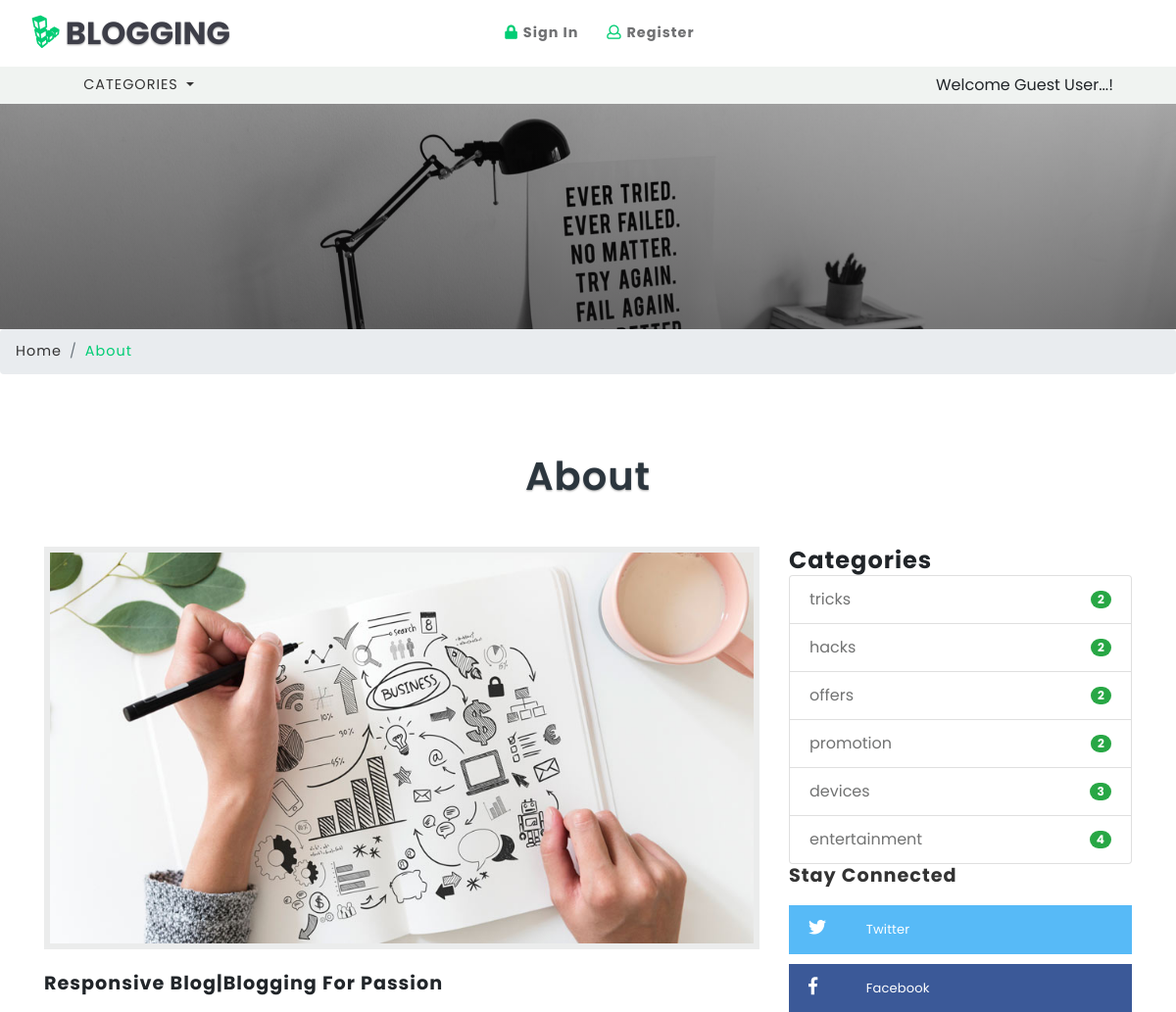
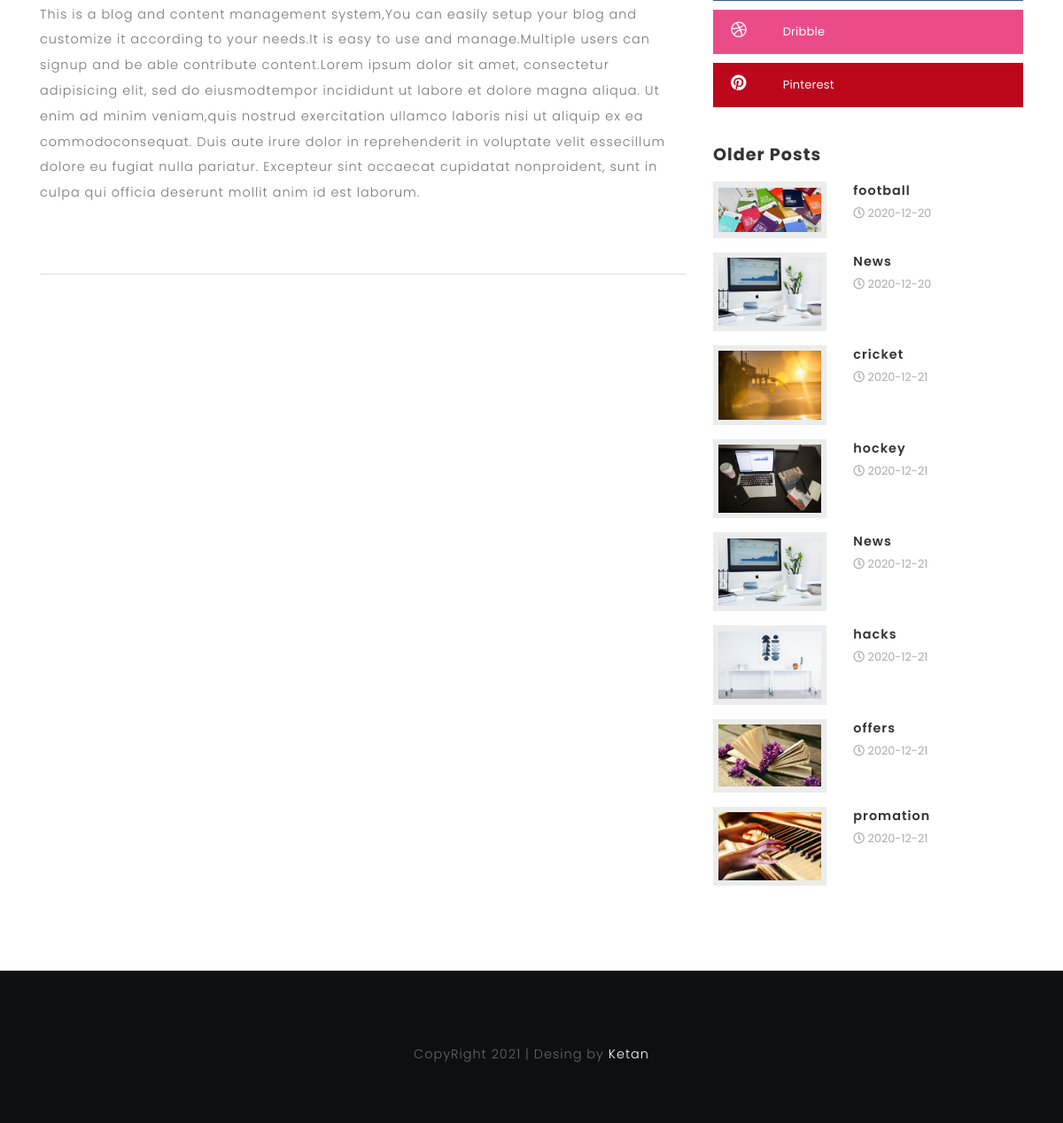
Page /about.php on the committed database (2 pictures, top to bottom).
### tables this page shows
CREATE TABLE `titles` (
  `id` int(10) UNSIGNED NOT NULL,
  `website_name` varchar(40) DEFAULT NULL,
  `tagline` varchar(40) DEFAULT NULL,
  `icon` varchar(40) DEFAULT NULL,
  `keywords` varchar(220) DEFAULT NULL,
  `short_description` varchar(200) DEFAULT NULL,
  `bannertext1` varchar(150) DEFAULT NULL,
  `bannertext2` varchar(150) DEFAULT NULL,
  `bannertext3` varchar(150) DEFAULT NULL,
  `bannertext4` varchar(150) DEFAULT NULL,
  `detailed_description` text DEFAULT NULL,
  `address` varchar(40) DEFAULT NULL,
  `email` varchar(80) DEFAULT NULL,
  `phone` varchar(40) DEFAULT NULL,
  `googlemap` varchar(255) DEFAULT NULL
);

CREATE TABLE `blog_categories` (
  `id` int(10) UNSIGNED NOT NULL,
  `name` varchar(40) NOT NULL
);

CREATE TABLE `blogs` (
  `id` int(10) UNSIGNED NOT NULL,
  `title` varchar(190) NOT NULL,
  `tags` varchar(40) NOT NULL,
  `content` text NOT NULL,
  `photo` varchar(50) NOT NULL,
  `posted` varchar(40) NOT NULL,
  `date` date DEFAULT NULL,
  `author` varchar(40) DEFAULT NULL,
  `category` varchar(40) NOT NULL
);

### libs/fetch_data.php (the view, shortened to what this page needs)
<?php
function gettagline($table){
	require("database/db_connect.php");
	$sql="SELECT * FROM $table ";
	if ($result=mysqli_query($con,$sql))
	{
		foreach ($result as $titles => $tagline) {
			echo ''.$tagline['tagline'].'';
		}
	}
}
function getdetaileddescription($table){
	require("database/db_connect.php");
	$sql="SELECT * FROM $table ";
	if ($result=mysqli_query($con,$sql))
	{
		foreach ($result as $titles => $sdc) {
			echo ''.$sdc['detailed_description'].'';
		}
	}
}
function countcategories(){
	require("database/db_connect.php");
	$sql="SELECT * FROM blog_categories LIMIT 10";
	if ($result=mysqli_query($con,$sql))
	{
		foreach ($result as $categoriescount => $categorydata) {
			$categoryid=$categorydata['id'];
			$sql="SELECT * FROM blogs WHERE category='$categoryid'";
			if ($result=mysqli_query($con,$sql)) {
				$rowcountcategory=mysqli_num_rows($result);
			}
			echo '<li class="list-group-item d-flex justify-content-between align-items-center">
			'.$categorydata['name'].'
			<span class="badge badge-success badge-pill">'.$rowcountcategory.'</span>
			</li>';
		}
	}
}
function getwebname($table){
	require("database/db_connect.php");
	$sql="SELECT * FROM $table ";
	if ($result=mysqli_query($con,$sql))
	{
		foreach ($result as $titles => $blogname) {
			echo ''.$blogname['website_name'].'';
		}
	}
}
function getlinks($table,$platform){
	require("database/db_connect.php");
	$sql="SELECT * FROM $table ";
	if ($result=mysqli_query($con,$sql))
	{
		$rowcount=mysqli_num_rows($result);
		if ($rowcount==0) {
			echo '#';
		}
		foreach ($result as $link => $site) {
			if ($platform=="facebook") {
				echo ''.$site['facebook'].'';
			}
			elseif ($platform=="twitter") {
				echo ''.$site['twitter'].'';
			}
			elseif ($platform=="googleplus") {
				echo ''.$site['googleplus'].'';
			}
			elseif ($platform=="pinterest") {
				echo ''.$site['pinterest'].'';
			}
			elseif ($platform=="dribble") {
				echo ''.$site['dribble'].'';
			}
		}
	}
}
function getcategoriesmenu($table)
{
	require("database/db_connect.php");
	$sql="SELECT * FROM $table ";
	if ($result=mysqli_query($con,$sql))
	{
		$rowcount=mysqli_num_rows($result);
		if ($rowcount==0) {
			echo 'No Categories';
		}
		foreach ($result as $blog_categories => $category) {
			echo '<a class="dropdown-item" href="category.php?id='.$category['id'].'">'.$category['name'].'</a>
			<div class="dropdown-divider"></div>';
		}
	}
}
function getolderposts($table){
	require("database/db_connect.php");
	$sql="SELECT * FROM $table WHERE posted='publish' ORDER BY id ASC LIMIT 8";
	if ($result=mysqli_query($con,$sql))
	{
		foreach ($result as $olderposts => $op) {
			echo '<div class="blog-grids row mb-3">
			<div class="col-md-5 blog-grid-left">
			<a href="single.php?id='.$op['id'].'">
			<img src="blogadmin/images/'.$op['photo'].'" class="img-fluid" alt="fantastic cms">
			</a>
			</div>
			<div class="col-md-7 blog-grid-right">
			<h5>
			<a href="single.php?id='.$op['id'].'">'.$op['title'].'</a>
			</h5>
			<div class="sub-meta">
			<span>
			<i class="far fa-clock"></i> '.$op['date'].'</span>
			</div>
			</div>
			</div>';
		}
	}
}
?>

### about.php (shortened to what this page needs)
<?php require("libs/fetch_data.php");?>
<!DOCTYPE html>
<html lang="zxx">
<head>
	<title><?php getwebname("titles"); echo"|"; gettagline("titles");?>| About</title>
	<link href="css/bootstrap.css" rel='stylesheet' type='text/css' />
	<link href="css/single.css" rel='stylesheet' type='text/css' />
	<link href="css/style.css" rel='stylesheet' type='text/css' />
	<link href="css/fontawesome-all.css" rel="stylesheet">
</head>
<body>
	<?php include("newheader.php");?>
	<div class="banner-inner">
	</div>
	<ol class="breadcrumb">
		<li class="breadcrumb-item">
			<a href="index.php">Home</a>
		</li>
		<li class="breadcrumb-item active">About</li>
	</ol>
	<section class="main-content-w3layouts-agileits">
		<div class="container">
			<h3 class="tittle">About</h3>
			<div class="row inner-sec">
				<div class="col-lg-8 left-blog-info-w3layouts-agileits text-left">
					<div class="blog-grid-top">
						<div class="blog_info_left_grid">
							<a href="single.html">
								<img src="images/b5.jpg" class="img-fluid" alt="">
							</a>
						</div>
						<h3>
							<?php getwebname("titles"); echo"|"; gettagline("titles");?>
						</h3>
						<p><?php getdetaileddescription("titles");?></p>
					</div>
				</div>
				<aside class="col-lg-4 agileits-w3ls-right-blog-con text-right">
					<div class="right-blog-info text-left">
						<h4><strong>Categories</strong></h4>
						<ul class="list-group single">
							<?php countcategories();?>
						</ul>
						<div class="tech-btm widget_social">
							<h4>Stay Connected</h4>
							<ul>
								<li>
									<a class="twitter" href="<?php getlinks("links","twitter");?>">
										<i class="fab fa-twitter"></i>
										<span class="count"></span> Twitter</a>
									</li>
									<li>
										<a class="facebook" href="<?php getlinks("links","facebook");?>">
											<i class="fab fa-facebook-f"></i>
											<span class="count"></span> Facebook</a>
										</li>
										<li>
											<a class="dribble" href="<?php getlinks("links","dribble");?>">
												<i class="fab fa-dribbble"></i>
												<span class="count"></span> Dribble</a>
											</li>
											<li>
												<a class="pin" href="<?php getlinks("links","pinterest");?>">
													<i class="fab fa-pinterest"></i>
													<span class="count"></span> Pinterest</a>
												</li>
											</ul>
										</div>
										<div class="tech-btm">
											<h4>Older Posts</h4>
											<?php getolderposts("blogs");?>
										</div>
									</div>
								</aside>
							</div>
						</div>
					</section>
					<?php include("footer.php");?>
							</body>
							</html>

### newheader.php (shortened to what this page needs)
<header>
		<div class="top-bar_sub_w3layouts container-fluid">
			<div class="row">
				<div class="col-md-4 logo text-left">
					<a class="navbar-brand" href="home.php">
						<i class="fab fa-linode"></i> BLOGGING</a>
				</div>
				<div class="col-md-4 top-forms text-center mt-lg-3 mt-md-1 mt-0">
					<span class="mx-lg-4 mx-md-2  mx-1">
						<a href="blogadmin/index.php">
							<i class="fas fa-lock"></i> <strong>Sign In</strong></a>
					</span>
					<span>
						<a href="blogadmin/membership_signup.php">
							<i class="far fa-user"></i> <strong>Register</strong></a>
					</span>
				</div>
							<a href="<?php getlinks("links","facebook");?>" class="facebook1 mx-2" >
			</div>
		</div>
			<div class="header_top" id="home">
				<nav class="navbar navbar-expand-lg navbar-light bg-light">
					<div class="collapse navbar-collapse" id="navbarSupportedContent">
						<ul class="navbar-nav mr-auto">
							<li class="nav-item dropdown">
								<a class="nav-link dropdown-toggle" href="#" id="navbarDropdown" role="button" data-toggle="dropdown" aria-haspopup="true"
								    aria-expanded="false">
									Categories
								</a>
									<?php getcategoriesmenu("blog_categories"); ?>
							</li>
						</ul>
						<span>Welcome Guest User...!</span>
					</div>
				</nav>
			</div>
	</header>

### footer.php
<footer>
	<div class="container">
		<div class="row">
			<div class="col-lg-4 footer-grid-agileits-w3ls text-left">
			</div>
			<div class="col-lg-4 footer-grid-agileits-w3ls text-left">
			</div>
			<div class="col-lg-4 subscribe-main footer-grid-agileits-w3ls text-left">
			</div>
		</div>
		<div class="footer-cpy text-center">
			<div class="w3layouts-agile-copyrightbottom">
				<p>CopyRight <?php $current=date("Y"); print_r($current);?> | Desing by
					<a href="">Ketan</a>
				</p>
			</div>
		</div>
	</div>
</footer>

### css/single.css (style rules this page uses)
ul.list-group.single { color: #727373; }
.tech-btm img { background: #fff; padding: 6px; }

### css/style.css (style rules this page uses)
html, body { margin: 0; font-size: 100%; font-family: 'Poppins', sans-serif; background: #fff; }
body a { text-decoration: none; transition: 0.5s all; -webkit-transition: 0.5s all; -moz-transition: 0.5s all; -o-transition: 0.5s all; -ms-transition: 0.5s all; }
h1, h2, h3, h4, h5, h6 { margin: 0; font-family: 'Poppins', sans-serif; letter-spacing:1px; }
p { margin: 0; font-size: 0.9em; color: #777777; line-height: 2em; letter-spacing: 1px; font-weight: 300; }
ul { margin: 0; padding: 0; }
.top-bar_sub_w3layouts { background: #fff; padding: 0.3em 2em; position: relative; }
.top-forms span { font-size: 0.9em; color: #707173; letter-spacing: 1px; }
.top-forms span a { color: #707173; }
.top-forms a i { color:#01cd74; }
.pin { background: #BD081C; }
.navbar { padding: 0em 4em; }
.bg-light { background-color: #f0f3f1 !important; }
a.navbar-brand { font-size: 2em; font-weight: 700; text-shadow: 0 1px 2px rgba(0, 0, 0, 0.37); color: #3d3e48; text-transform: uppercase; }
.logo i { color: #01cd74; text-shadow: none; }
li.nav-item { margin: 0 1px; }
.navbar-light .navbar-nav .nav-link { padding: 0.6em 1.4em; color: #333; background: transparent; text-transform: uppercase; font-size: 0.9em; letter-spacing: 1px; }
h3.tittle { text-align: center; font-size: 2.5em; color: #2c363e; text-shadow: 0 1px 2px rgba(0, 0, 0, 0.37); font-weight: 600; }
.inner-sec { margin-top:3em; }
.bottom-slider,.main-content-w3layouts-agileits { padding: 5em 0; }
.blog_info_left_grid { position: relative; overflow: hidden; }
.blog_info_left_grid img { -moz-transition: all 1s; -o-transition: all 1s; -webkit-transition: all 1s; transition: all 1s; background: #ebecec; padding: .4em; }
.blog-grid-top h3,.two-blog2 h3,h5.card-title { font-size: 1.2em; margin: 1.2em 0 1em 0; font-weight: 700; }
.blog-grid-top p,.two-blog2 p { margin-bottom: 2em; }
.blog-grid-top { border-bottom: 1px solid #ddd; padding-bottom: 3em; }
.tech-btm img { background: #ebecec; padding: .4em; }
.tech-btm h4 { font-size: 1.2em; color: #333333; font-weight: 700; margin-bottom: 1em; }
.tech-btm { margin-bottom: 2em; }
.widget_social li { display: block; }
.widget_social li a { color: #fff; display: inline-block; font-size: 13px; font-weight:400; letter-spacing: 0.2px; line-height: 30px; margin-bottom: 10px; padding: 10px 20px; text-transform: capitalize; width: 100%; }
.widget_social li a.twitter { background: #57baf7; }
.widget_social li a.facebook { background: #3b5998; }
.widget_social li a.dribble { background: #ea4c89; }
.widget_social li a.pin { background: #BD081C; }
.widget_social li a i { font-size: 18px; position: relative; text-align: left; width: 35px; }
.widget_social li a .count { padding-left: 20px; }
.tech-btm h5 { font-size: 0.9em; line-height: 1.4em; font-weight: 600; }
.tech-btm h5 a { color:#333; }
.sub-meta span { font-size: 0.8em; color: #a9abad; line-height: 2.5em; }
.banner-inner { background: -webkit-linear-gradient(rgba(23, 22, 23, 0.2), rgba(23, 22, 23, 0.5)), url(../images/banner4.jpg) no-repeat; background: -moz-linear-gradient(rgba(23, 22, 23, 0.2), rgba(23, 22, 23, 0.5)), url(../images/banner4.jpg) no-repeat; background: -ms-linear-gradient(rgba(23, 22, 23, 0.2), rgba(23, 22, 23, 0.5)), url(../images/banner4.jpg) no-repeat; background: linear-gradient(rgba(23, 22, 23, 0.2), rgba(23, 22, 23, 0.5)), url(../images/banner4.jpg) no-repeat; background-size: cover; min-height: 230px; }
li.breadcrumb-item { font-size: 0.9em; letter-spacing: 1px; }
li.breadcrumb-item a { color: #333; }
.breadcrumb-item.active { color: #01cd74; }
footer { padding: 5em 0; background-color: #0e0f10; }
.subscribe-main { padding-bottom: 1em; }
a.facebook { color: #fff; font-size: 16px; }
.w3layouts-agile-copyrightbottom p { color: #64686b; letter-spacing: 1px; line-height: 28px; }
.w3layouts-agile-copyrightbottom p a { color: #fff; }
@media (max-width:1440px) { .bottom-slider, .main-content-w3layouts-agileits, footer,.banner-bottom { padding: 4em 0; } }

### rows in the picture
titles: website_name "Responsive Blog", tagline "Blogging For Passion", detailed_description "This is a blog and content management system,You can easily setup your blog and customize it according to your needs.It is easy to use and manage.Multiple users can signup and be able contribute content.Lorem ipsum dolor sit amet, consectetur adipisicing elit, sed do eiusmodtempor incididunt ut labore et dolore magna aliqua. Ut enim ad minim veniam,quis nostrud exercitation ullamco laboris nisi ut aliquip ex ea commodoconsequat. Duis aute irure dolor in reprehenderit in voluptate velit essecillum dolore eu fugiat nulla pariatur. Excepteur sint occaecat cupidatat nonproident, sunt in culpa qui officia deserunt mollit anim id est laborum."
blog_categories: name "tricks", rowcountcategory "2"
blog_categories: name "hacks", rowcountcategory "2"
blog_categories: name "offers", rowcountcategory "2"
blog_categories: name "promotion", rowcountcategory "2"
blog_categories: name "devices", rowcountcategory "3"
blog_categories: name "entertainment", rowcountcategory "4"
blogs: photo (picture), title "football", date "2020-12-20"
blogs: photo (picture), title "News", date "2020-12-20"
blogs: photo (picture), title "cricket", date "2020-12-21"
blogs: photo (picture), title "hockey", date "2020-12-21"
blogs: photo (picture), title "News", date "2020-12-21"
blogs: photo (picture), title "hacks", date "2020-12-21"
blogs: photo (picture), title "offers", date "2020-12-21"
blogs: photo (picture), title "promation", date "2020-12-21"
